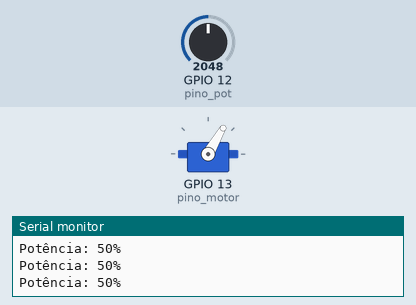
This program was run on a simulated ESP32. Parts: servo, the last lines printed to the serial monitor. The inputs (shaded band) are chosen by the test bench; at power-on: GPIO 12 (pino_pot) = 2048.

Above: at 6.2 s.
6.3 s: GPIO 12 (pino_pot) set to 435
At 6.9 s:
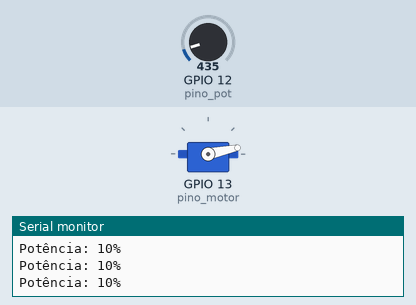
7.8 s: GPIO 12 (pino_pot) set to 380
At 9.2 s:
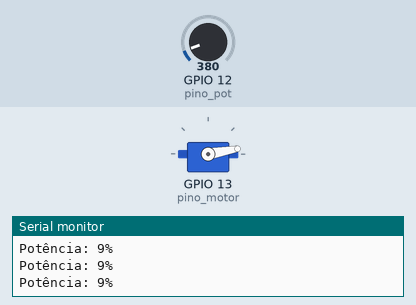
10.8 s: GPIO 12 (pino_pot) set to 1228
At 11.5 s:
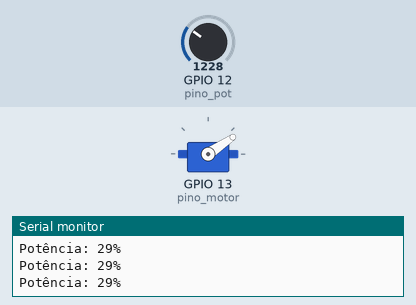
12.3 s: GPIO 12 (pino_pot) set to 2047
At 13.5 s:
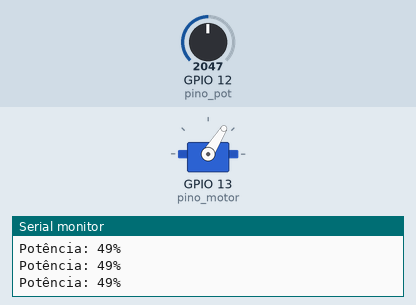
13.8 s: GPIO 12 (pino_pot) set to 3603
At 14.9 s:
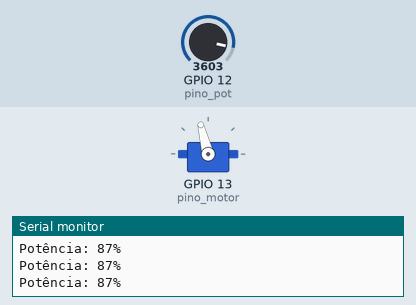
15.3 s: GPIO 12 (pino_pot) set to 4030
At 16.0 s:
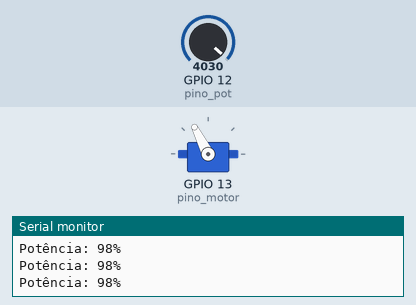
18.3 s: GPIO 12 (pino_pot) set to 4095
Timing chart, 0 to 20.8 s (numbered marks = the images above; inputs shaded):
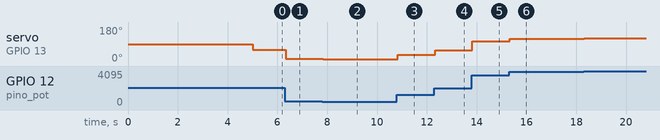

Measured:
- after the input at 6.3 s, servo on GPIO 13 (pino_motor): 60° → 12° at once
- after the input at 7.8 s, servo on GPIO 13 (pino_motor): 12° → 10° at once
- after the input at 10.8 s, servo on GPIO 13 (pino_motor): 10° → 34° at once
- after the input at 12.3 s, servo on GPIO 13 (pino_motor): 34° → 58° at once
- after the input at 13.8 s, servo on GPIO 13 (pino_motor): 58° → 104° at once
- after the input at 15.3 s, servo on GPIO 13 (pino_motor): 104° → 117° at once
- after the input at 18.3 s, servo on GPIO 13 (pino_motor): 117° → 120° at once

The program:

main.cpp
```cpp
#include <Arduino.h>
#include <ESP32Servo.h>

Servo ServoMotor;

//Pino do potenciometro
const int pino_pot = 12;
//Pino de controle do motor
const int pino_motor = 13;
int valor;
int newValor;
int porcentagem;


void setup() {
  Serial.begin(9600);
  ServoMotor.attach(pino_motor);
  Serial.println("Aguardando 5 segundos....");
  delay(5000);
}

void loop() {
  //Le o valor do potenciometro
  valor = analogRead(pino_pot);

  // transforma o valor em porcentagem(0 ~ 100)
  porcentagem = (valor*100)/4095;

  //Converte o valor para uma faixa entre 0 e 120 que é o valor maximo que o motor em uso suporta
  newValor = map(porcentagem, 0, 100, 0, 120);

  //Mostra o valor no serial monitor
  Serial.print("Potência: ");
  Serial.print(porcentagem);
  Serial.println("%");
  //Envia o valor para o motor
  ServoMotor.write(newValor);
}
```
